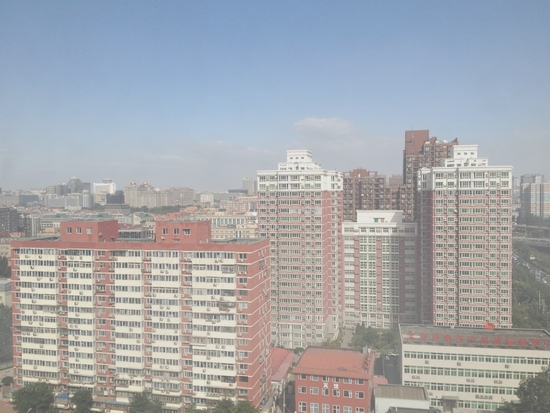
#> input picture RESIDE/Hazy/1.jpg, 550 x 413 px, found by its file name; its folder holds only this picture in this run
$ python clahe.py
#> lines starting #> are read from the running program, lines starting #| are printed output that depends on the picture
import cv2
import numpy as np

from time import perf_counter
from skimage.metrics import mean_squared_error
from skimage.metrics import peak_signal_noise_ratio
from skimage.metrics import structural_similarity
from skimage.color import deltaE_ciede2000


def clahe(img, n_blocks=8, threshold=10.0):

    maps = get_local_maps(img, n_blocks, threshold)

    new_img = interpolate(img, maps)

    return new_img


def get_local_maps(img, n_blocks, threshold):
    h, w = img.shape
    block_h = int(h / n_blocks)
    block_w = int(w / n_blocks)

    # Split small regions and calculate the CDF for each
    maps = []
    for i in range(n_blocks):
        row_maps = []

        # Block border
        si, ei = i * block_h, (i + 1) * block_h
        if i == n_blocks - 1:
            ei = h

        for j in range(n_blocks):
            # Block border
            sj, ej = j * block_w, (j + 1) * block_w
            if j == n_blocks - 1:
                ej = w

            # Block image array
            block_img_arr = img[si:ei, sj:ej]

            # Calculate histogram and cdf
            hists = np.histogram(block_img_arr, bins=256, range=(0, 256))[0]
            clip_hists = clip_histogram(hists, threshold=threshold)  # clip histogram
            hists_cdf = calc_histogram_cdf(clip_hists)

            # Save
            row_maps.append(hists_cdf)
        maps.append(row_maps)

    return maps


def interpolate(img, maps):
    h, w = img.shape
    n_blocks = len(maps)
    block_h = int(h / n_blocks)
    block_w = int(w / n_blocks)

    # Interpolate every pixel using four nearest mapping functions
    new_img = np.empty_like(img)
    for i in range(h):
        for j in range(w):
            origin_val = img[i][j]

            r = int(
                np.floor(i / block_h - 0.5)
            )  # The row index of the left-up mapping function
            c = int(
                np.floor(j / block_w - 0.5)
            )  # The col index of the left-up mapping function

            x1 = (
                (i + 0.5) - (r + 0.5) * block_h
            ) / block_h  # The x-axis distance to the left-up mapping center
            y1 = (
                (j + 0.5) - (c + 0.5) * block_w
            ) / block_w  # The y-axis distance to the left-up mapping center

            # Four corners use the nearest mapping directly
            if r == -1 and c == -1:
                new_img[i][j] = maps[0][0][origin_val]
            elif r == -1 and c >= n_blocks - 1:
                new_img[i][j] = maps[0][-1][origin_val]
            elif r >= n_blocks - 1 and c == -1:
                new_img[i][j] = maps[-1][0][origin_val]
            elif r >= n_blocks - 1 and c >= n_blocks - 1:
                new_img[i][j] = maps[-1][-1][origin_val]
            # Four border case using the nearest two mapping
            elif r == -1 or r >= n_blocks - 1:
                if r == -1:
                    r = 0
                else:
                    r = n_blocks - 1
                left = maps[r][c][origin_val]
                right = maps[r][c + 1][origin_val]
                new_img[i][j] = (1 - y1) * left + y1 * right
            elif c == -1 or c >= n_blocks - 1:
                if c == -1:
                    c = 0
                else:
                    c = n_blocks - 1
                up = maps[r][c][origin_val]
                bottom = maps[r + 1][c][origin_val]
                new_img[i][j] = (1 - x1) * up + x1 * bottom
            # Bilinear interpolate for inner pixels
            else:
                lu = maps[r][c][origin_val]  # Mapping value of the left up cdf
                lb = maps[r + 1][c][origin_val]
                ru = maps[r][c + 1][origin_val]
                rb = maps[r + 1][c + 1][origin_val]
                new_img[i][j] = (1 - y1) * ((1 - x1) * lu + x1 * lb) + y1 * (
                    (1 - x1) * ru + x1 * rb
                )
    new_img = new_img.astype("uint8")
    return new_img


def calc_histogram_cdf(hists):
    """
    Calculate the CDF of the hists
    """
    hists_cumsum = np.cumsum(hists)
    const_a = 255 / np.sum(hists)
    hists_cdf = (const_a * hists_cumsum).astype("uint8")
    return hists_cdf


def clip_histogram(hists, threshold=10.0):
    """
    Clip the peak of histogram
    """
    all_sum = np.sum(hists)
    clip_limit = int(all_sum / 256 * threshold)

    total_extra = np.sum(np.maximum(hists - clip_limit, 0))
    mean_extra = int(total_extra / 256)

    clip_hists = np.minimum(hists + mean_extra, clip_limit)
    total_extra = all_sum - np.sum(clip_hists)

    k = 0
    while total_extra > 0:
        step_size = max(int(256 / total_extra), 1)
        for m in range(k, 256, step_size):
            if clip_hists[m] < clip_limit:
                clip_hists[m] += 1
                total_extra -= 1

                if total_extra == 0:
                    break

        k = (k + 1) % 256

    return clip_hists


# [54 lines left out: function evaluate, not called in this run]


if __name__ == "__main__":
    # [7 lines of commented-out code are left out]

    file_type = ["jpg", "jpeg", "png", "jpeg", "png", "jpg", "jpg"]
    for i in range(1, 8):
        img_hazy = cv2.imread(f"../images/collect/{i}.{file_type[i-1]}")
#> img_hazy is the input picture: shape (413, 550, 3); mean B, G, R 172.6, 167.5, 164.5

        h, w = img_hazy.shape[:2]
#> h = 413; w = 550
        new_h = min(h, 500)
#> new_h = 413
        new_w = int(w * (new_h / h))
#> new_w = 550
        img_hazy = cv2.resize(img_hazy, (new_w, new_h))

        (b, g, r) = cv2.split(img_hazy)  # Split channels
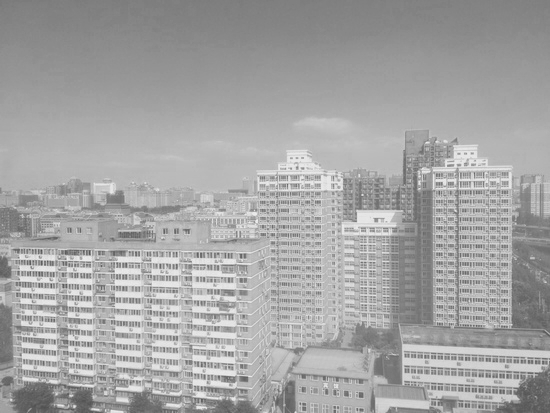
#> r: shape (413, 550); min 80, max 238, mean 164.5

        new_b = clahe(b, threshold=4.0)
#> after the loop in get_local_maps, `for i in range(n_blocks):`:
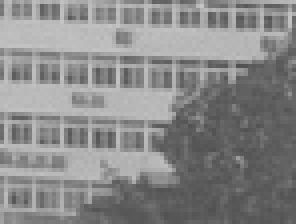
#> block_img_arr: shape (56, 74) (shown 4 times larger); min 80, max 197, mean 136.6
#> after the loop in get_local_maps, `for i in range(n_blocks):`: maps = 8 items
#> in interpolate, `n_blocks = len(maps)`: n_blocks = 8
#> in interpolate, `block_h = int(h / n_blocks)`: block_h = 51
#> in interpolate, `block_w = int(w / n_blocks)`: block_w = 68
#> after the loop in interpolate, `for i in range(h):`:
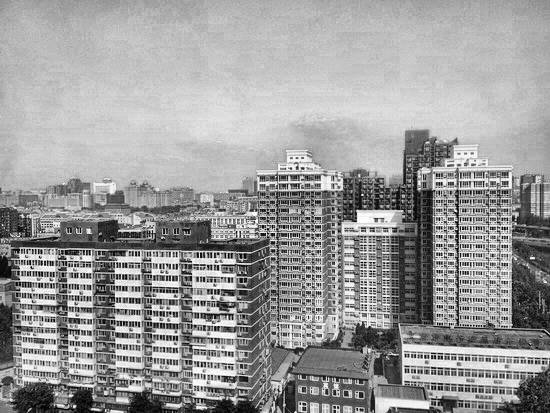
#> new_img: shape (413, 550); min 0, max 255, mean 155.4
#> after the loop in interpolate, `for i in range(h):`: bottom = 72; left = 8; right = 16; up = 35
        new_g = clahe(g, threshold=4.0)
#> the loop in get_local_maps (call 2), `for i in range(n_blocks):` made 8 passes
#> after the loop in interpolate (call 2), `for i in range(h):`:
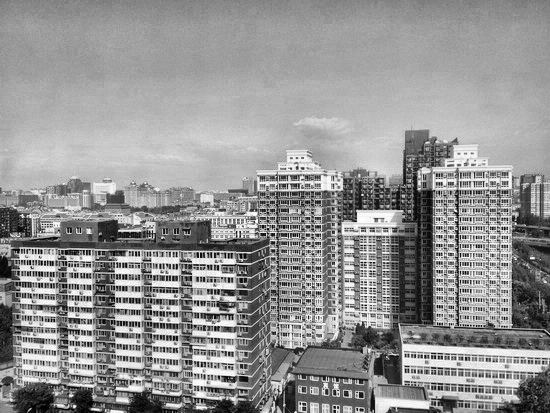
#> new_img: shape (413, 550); min 0, max 255, mean 147.7
#> after the loop in interpolate (call 2), `for i in range(h):`: bottom = 81; left = 12; up = 50
        new_r = clahe(r, threshold=4.0)
#> after the loop in interpolate (call 3), `for i in range(h):`:
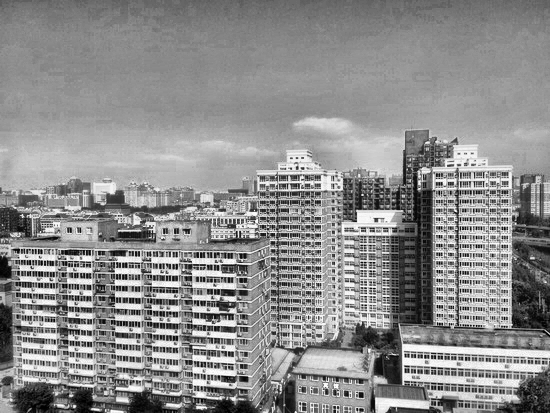
#> new_img: shape (413, 550); min 0, max 255, mean 141.4

        img_dehazed = cv2.merge((new_b, new_g, new_r))  # Merge channels
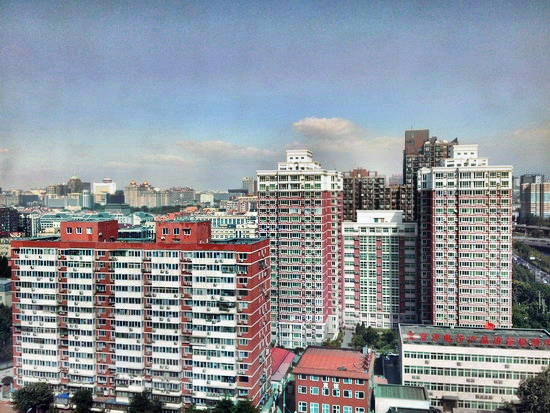
#> img_dehazed: shape (413, 550, 3); mean B, G, R 155.4, 147.7, 141.4

        cv2.namedWindow("result", 0)
        cv2.imshow("result", np.hstack((img_hazy, img_dehazed)))
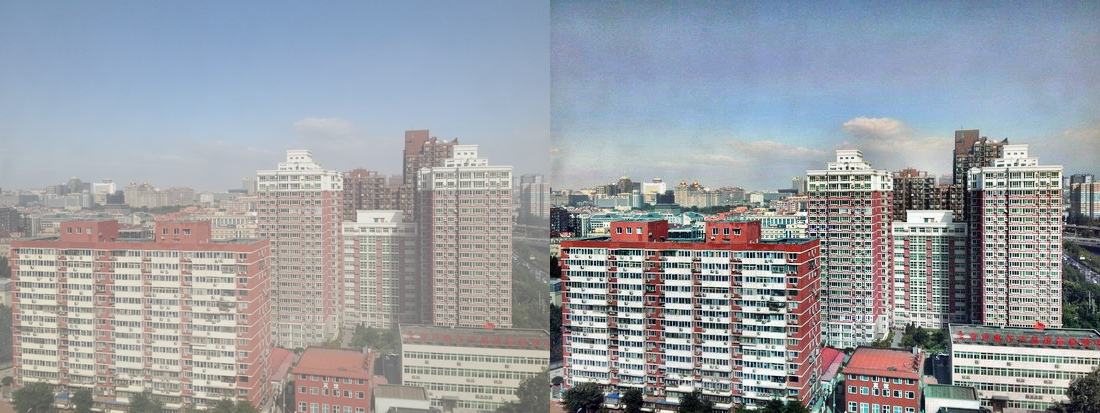
#> window 'result': shape (413, 1100, 3); mean B, G, R 164, 157.6, 152.9
#> (the run stopped early here; a loop or call above may not have finished)
